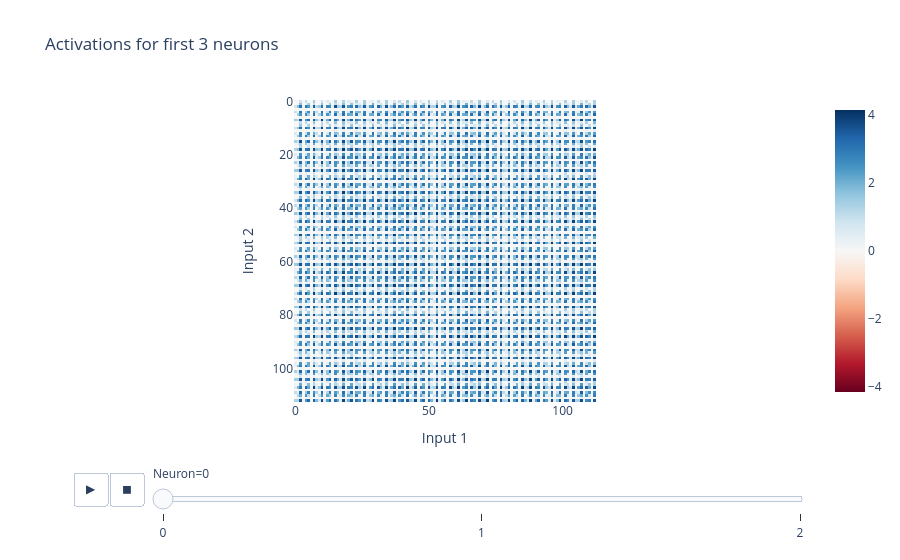

Notebook code for this chart:
### Markdown cell above
**Neuron activations:**

### Code cell
# We rearrange activations, so the first two dims represent (x, y) in modular arithmetic equation
neuron_acts_post_sq = einops.rearrange(neuron_acts_post, "(x y) d_mlp -> x y d_mlp", x=p)
neuron_acts_pre_sq = einops.rearrange(neuron_acts_pre, "(x y) d_mlp -> x y d_mlp", x=p)

top_k = 3
utils.inputs_heatmap(
    neuron_acts_post_sq[..., :top_k],
    title=f"Activations for first {top_k} neurons",
    animation_frame=2,
    animation_name="Neuron",
)

### Figure 1 — Plotly figure (JSON) as saved in the notebook; plotly's stock layout.template omitted (floating-point values rounded to 4 significant figures; data arrays with more than 128 entries replaced by an {"elided": "..."} marker saying what was removed)
{"data": [{"coloraxis": "coloraxis", "hovertemplate": "Input 1: %{x}<br>Input 2: %{y}<br>color: %{z}<extra></extra>", "name": "0", "type": "heatmap", "xaxis": "x", "yaxis": "y", "z": {"elided": "113x113 float values"}}], "layout": {"coloraxis": {"autocolorscale": false, "cmid": 0.0, "colorscale": [[0.0, "rgb(103,0,31)"], [0.1, "rgb(178,24,43)"], [0.2, "rgb(214,96,77)"], [0.3, "rgb(244,165,130)"], [0.4, "rgb(253,219,199)"], [0.5, "rgb(247,247,247)"], [0.6, "rgb(209,229,240)"], [0.7, "rgb(146,197,222)"], [0.8, "rgb(67,147,195)"], [0.9, "rgb(33,102,172)"], [1.0, "rgb(5,48,97)"]]}, "sliders": [{"active": 0, "currentvalue": {"prefix": "Neuron="}, "len": 0.9, "pad": {"b": 10, "t": 60}, "steps": [{"args": [["0"], {"frame": {"duration": 0, "redraw": true}, "fromcurrent": true, "mode": "immediate", "transition": {"duration": 0, "easing": "linear"}}], "label": "0", "method": "animate"}, {"args": [["1"], {"frame": {"duration": 0, "redraw": true}, "fromcurrent": true, "mode": "immediate", "transition": {"duration": 0, "easing": "linear"}}], "label": "1", "method": "animate"}, {"args": [["2"], {"frame": {"duration": 0, "redraw": true}, "fromcurrent": true, "mode": "immediate", "transition": {"duration": 0, "easing": "linear"}}], "label": "2", "method": "animate"}], "x": 0.1, "xanchor": "left", "y": 0, "yanchor": "top"}], "title": {"text": "Activations for first 3 neurons"}, "updatemenus": [{"buttons": [{"args": [null, {"frame": {"duration": 500, "redraw": true}, "fromcurrent": true, "mode": "immediate", "transition": {"duration": 500, "easing": "linear"}}], "label": "&#9654;", "method": "animate"}, {"args": [[null], {"frame": {"duration": 0, "redraw": true}, "fromcurrent": true, "mode": "immediate", "transition": {"duration": 0, "easing": "linear"}}], "label": "&#9724;", "method": "animate"}], "direction": "left", "pad": {"r": 10, "t": 70}, "showactive": false, "type": "buttons", "x": 0.1, "xanchor": "right", "y": 0, "yanchor": "top"}], "xaxis": {"anchor": "y", "autorange": false, "constrain": "domain", "domain": [0.0, 1.0], "range": [-0.5, 112.5], "scaleanchor": "y", "title": {"text": "Input 1"}}, "yaxis": {"anchor": "x", "autorange": false, "constrain": "domain", "domain": [0.0, 1.0], "range": [112.5, -0.5], "title": {"text": "Input 2"}}}}
